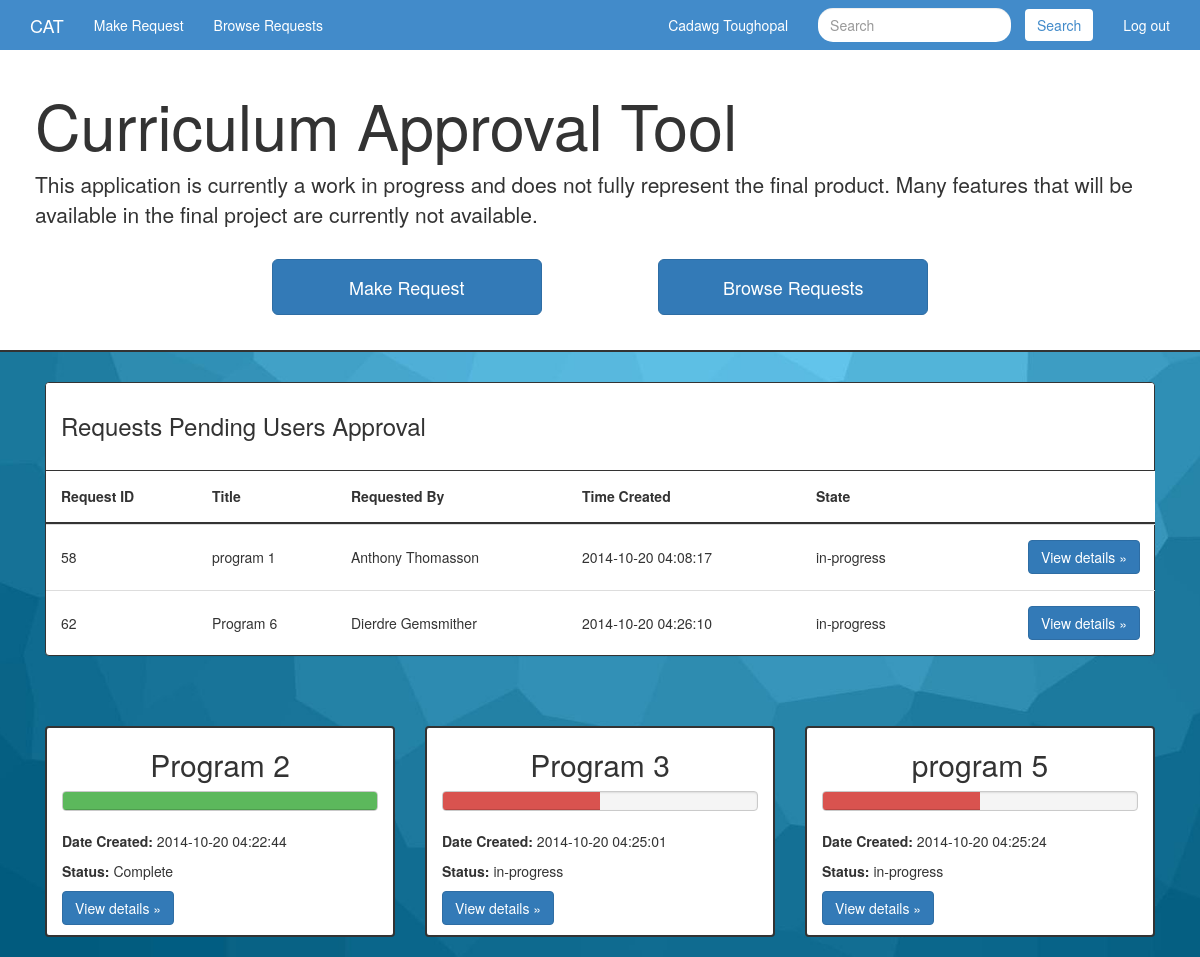
The app's page /Curriculum-Approval-System/index.php (signed in) with its own data.
### tables this page shows
CREATE TABLE `users` (
`userId` int(45) NOT NULL,
  `username` varchar(45) NOT NULL,
  `password` varchar(45) NOT NULL,
  `firstname` varchar(45) DEFAULT NULL,
  `lastname` varchar(45) DEFAULT NULL,
  `faculty` varchar(45) NOT NULL,
  `director` varchar(45) NOT NULL,
  `discipline` varchar(45) NOT NULL,
  `phone` varchar(45) NOT NULL,
  `email` varchar(45) NOT NULL,
  `title` varchar(45) NOT NULL
);

CREATE TABLE `request` (
`id` int(45) NOT NULL,
  `userId` int(45) NOT NULL,
  `creationDate` timestamp NOT NULL DEFAULT CURRENT_TIMESTAMP,
  `state` varchar(45) NOT NULL,
  `currentApprover` tinyint(4) NOT NULL,
  `type` varchar(45) NOT NULL
);

CREATE TABLE `createProgramRequest` (
  `id` int(11) NOT NULL,
  `programName` varchar(500) NOT NULL,
  `term` varchar(500) NOT NULL,
  `rationale` varchar(500) NOT NULL,
  `crossImpact` varchar(500) NOT NULL,
  `studentImpact` varchar(500) NOT NULL,
  `comments` varchar(500) NOT NULL,
  `calendar` varchar(500) NOT NULL,
  `libraryImpact` varchar(500) NOT NULL,
  `itsImpact` varchar(500) NOT NULL
);

### Curriculum-Approval-System/resources/class/userObj.php (the view, shortened to what this page needs)
<?php
class User
{
  private $firstname;
  private $lastname;
  public function loadCurrentUser()
  {
    if(isset($_SESSION['user']) && isset($_SESSION['password']))
    {
      $username = $_SESSION['user'];
      $password = $_SESSION['password'];
    }
    elseif(isset($_COOKIE['user']) && isset($_COOKIE['password']))
    {
      $username = $_COOKIE['user'];
      $password = $_COOKIE['password'];
    }
    if(isset($username) && isset($password))
    {
      $con = mysqli_connect(HOST, USERNAME, PASSWORD, DB_NAME) or die('Failed to connect to database');
      $username = mysqli_real_escape_string($con, $username);
      $result = mysqli_query($con, "SELECT * FROM users WHERE username = '$username'");
      $data = mysqli_fetch_assoc($result);
      if($username == $data["username"] && $password == $data["password"])
      {
        $this->userId = $data['userId'];
        $this->firstname = $data["firstname"];
        $this->lastname = $data["lastname"];
        return TRUE;
      }
      else
        return FALSE;
    }
    return FALSE;
  }
  public function listPendingApprovalRequests()
  {
    $title = "Requests Pending Users Approval";
    $con = mysqli_connect(HOST, USERNAME, PASSWORD, DB_NAME) or die('Failed to connect to database');
    $userId = $this->getUserId();
    $sql = "SELECT users.firstname, users.lastname, request.id, request.type, request.state, request.creationDate, createProgramRequest.programName
                      FROM `request`, `createProgramRequest`, `approval`, `users`
                        WHERE approval.userId = '$userId'
                          AND approval.requestId = request.id
                          AND request.id = createProgramRequest.id
                          AND request.userId = users.userId
                          AND approval.userId != request.userId
                          AND approval.approved = 'Unset'";
    $result = mysqli_query($con, $sql);
    $pendingApprovalRequests = $this->printRequestDataTable($result, $title);
    return $pendingApprovalRequests;
  }
  public function listUsersRequestsBox()
  {
    $con = mysqli_connect(HOST, USERNAME, PASSWORD, DB_NAME) or die('Failed to connect to database');
    $userId = $this->getUserId();
    $sql = "SELECT * FROM `request`, `createProgramRequest`, `users`
                      WHERE request.userId = '$userId'
                        AND request.userId = users.userId
                        AND request.id = createProgramRequest.id";
    $result = mysqli_query($con, $sql);
    $requestsList = $this->printUserRequestsBox($result);
    return $requestsList;
  }
  private function printUserRequestsBox($result)
  {
    $requestsList = '<div class="container requests-regular">';
    while($row = $result->fetch_assoc())
    {
      $percentage = (($row['currentApprover']+1)/(count(unserialize(MAJOR_CHANGE_STACK))))*100;
      $requestsList .=
                        '<div class="col-md-4 col-sm-6">
                            <div class="thumbnail request-thumbnail">
                              <h2>'.$row['programName'].'</h2>
                                <div class="progress request-progress">';
      if($percentage >= 100)
        $requestsList .=
                                  '<div class="progress-bar progress-bar-success" role="progressbar" aria-valuenow="'.$percentage.'" aria-valuemin="0" aria-valuemax="100" style="width: '.$percentage.'%">
                                    <span class="sr-only">'.$percentage.'% Complete</span>
                                  </div>';
      else
        $requestsList .=
                                  '<div class="progress-bar progress-bar-danger" role="progressbar" aria-valuenow="'.$percentage.'" aria-valuemin="0" aria-valuemax="100" style="width: '.$percentage.'%">
                                    <span class="sr-only">'.$percentage.'% Complete</span>
                                  </div>';
      $requestsList .=
                                '</div>
                              <p><strong>Date Created: </strong>'.$row['creationDate'].'</p>
                              <p><strong>Status: </strong>'.$row['state'].'</p>
                              <p><a class="btn btn-primary" href="singleRequest.php?request='.$row['id'].'&type='.$row['type'].'" role="button">View details &raquo;</a></p>
                            </div>
                          </div>';
    }
    $requestsList .= '</div>';
    return $requestsList;
  }
  private function printRequestDataTable($result, $title)
  {
    $pendingApprovalRequests =
                            '<div class="container">
                            <div class="panel panel-default approval-alert">
                              <div class="panel-heading"><h3>'.$title.'<h3></div>
                              <table id="results-table" class="table tablesorter">
                                <thead>
                                  <tr>
                                    <th class="alert-requestId">Request ID</th>
                                    <th class="alert-programName">Title</th>
                                    <th class="alert-creatorName">Requested By</th>
                                    <th class="alert-creationDate">Time Created</th>
                                    <th class="alert-state">State</th>
                                    <th class="alert-viewBtn"></th>
                                  </tr>
                                </thead>
                                <tbody>';
    while($row = $result->fetch_assoc())
    {
      $pendingApprovalRequests .=
                                  '<tr>
                                    <td class="alert-requestId">'.$row['id'].'</td>
                                    <td class="alert-programName">'.$row['programName'].'</td>
                                    <td class="alert-creatorName">'.$row['firstname']." ".$row['lastname'].'</td>
                                    <td class="alert-creationDate">'.$row['creationDate'].'</td>
                                    <td class="alert-state">'.$row['state'].'</td>
                                    <td class="alert-viewBtn"><p><a class="btn btn-primary" href="singleRequest.php?request='.$row['id'].'&type='.$row['type'].'" role="button">View details &raquo;</a></p></td>
                                  </tr>';
    }
    $pendingApprovalRequests .=
                            '</tbody>
                          </table>
                        </div>
                        </div>';
    return $pendingApprovalRequests;
  }
  public function getUserId() { return $this->userId; }
  public function getFirstname() { return $this->firstname; }
  public function getLastname() { return $this->lastname; }
}
?>

### Curriculum-Approval-System/index.php (shortened to what this page needs)
<?php
require_once(TEMPLATES_PATH."header.php");
require_once(TEMPLATES_PATH."navbar.php");
require_once(TEMPLATES_PATH."jumbotron.php");
require_once(CLASS_PATH."userObj.php");
$currentuser = new User($con);
$validUser = $currentuser->loadCurrentUser();
echo createHeader(WEBPAGE_TITLE); ?>
	<body class="main-body">
	<?php
		echo createNavbar($currentuser);
		$message = "This application is currently a work in progress and does not fully
					represent the final product. Many features that will be available in
					the final project are currently not available.";
		echo createNavJumbotron(WEBPAGE_TITLE, $message);
		echo $currentuser->listPendingApprovalRequests();
		echo $currentuser->listUsersRequestsBox();
	?>
	</body>
</html>

### Curriculum-Approval-System/resources/templates/header.php
<?php
function createHeader($title)
{
   $header = '<!DOCTYPE html>
              <html lang="en">
                  <head>
                    <link rel="stylesheet" href="'.BOOTSTRAP.'">
                    <script src="'.JQUERY.'"></script>
                    <link rel="stylesheet" type="text/css" href="'.PLUGINS_PATH.'slick/slick.css"/>
                    <link rel="stylesheet" type="text/css" href="'.PLUGINS_PATH.'TableSort/style.css"/>
                    <link rel="stylesheet" type="text/css" media="screen" href="'.PLUGINS_PATH.'validetta/validetta.css" >
                    <link href="'.CSS_PATH.'custom.css" rel="stylesheet">
                    <script type="text/javascript" src="'.PLUGINS_PATH.'TableSort/tsort.min.js"></script>
                    <script type="text/javascript" src="'.PLUGINS_PATH.'slick/slick.min.js"></script>
                    <script type="text/javascript" src="'.PLUGINS_PATH.'validetta/validetta.js"></script>
                    <meta charset="utf-8">
                    <meta http-equiv="X-UA-Compatible" content="IE=edge">
                    <meta name="viewport" content="width=device-width, initial-scale=1">
                    <title>'.$title.'</title>
                  </head>';
    return $header;
}
?>

### Curriculum-Approval-System/resources/templates/navbar.php
<?php
function createNavbar($currentuser)
{
  $navbar = '<div class="navbar navbar-blue navbar-static-top" role="navigation">
              <div class="container">
              <div class="navbar-header">
                <a class="navbar-brand" href="index.php">CAT</a>
              </div>
              <div class="collapse navbar-collapse">
                <ul class="nav navbar-nav navbar-left navbar-menu">
                  <li class="active"><a href="generalNav.php?makeRequest=makeRequest">Make Request</a></li>
                  <li><a href="search.php?view=all">Browse Requests</a></li>
                </ul>
                <ul class="nav navbar-nav navbar-right current-user">
                  <li class="logout-btn">
                    <a href="index.php?logout=true">Log out</a>
                  </li>
                </ul>
                <form class="navbar-form navbar-right" action="search.php" method="GET" role="search">
                  <div class="form-group">
                    <input name="searchParam" type="text" class="form-control search-nav" placeholder="Search">
                    <button type="submit" class="btn btn-default search-btn">Search</button>
                  </div>
                </form>
                <ul class="nav navbar-nav navbar-right current-user">
                   <li>
                      <span>'.
                        $currentuser->getFirstname().' '.$currentuser->getLastname()
                      .'</span>
                    </li>
                </ul>
              </div>
              </div>
            </div>';
  return $navbar;
}
?>

### Curriculum-Approval-System/resources/templates/jumbotron.php (shortened to what this page needs)
<?php
function createNavJumbotron($title, $message)
{
  $jumbotron =  '<div class="jumbotron custom-jumbotron">
                  <div class="container">
                    <h1>'.$title.'</h1>
                    <p>'.$message.'</p>
                    <div class="row">
                      <div class="col-md-2 col-sm-1"></div>
                      <div class="col-md-4 col-sm-5 nav-btn-col">
                        <p><a class="btn btn-primary btn-lg jumbotron-nav-btn" href="generalNav.php?makeRequest=makeRequest" role="button">Make Request</a></p>
                      </div>
                      <div class="col-md-4 col-sm-5 nav-btn-col">
                        <p><a class="btn btn-primary btn-lg jumbotron-nav-btn" href="search.php?view=all" role="button">Browse Requests</a></p>
                      </div>
                      <div class="col-md-2 col-sm-1 col-xs-1"></div>
                    </div>
                  </div>
                </div>';
  return $jumbotron;
}
?>

### Curriculum-Approval-System/resources/css/custom.css (style rules this page uses)
.navbar-blue { background-color: #428bca; border-bottom: none; margin-bottom: 0px; }
.navbar-nav a, .navbar-brand, .navbar-brand:hover { color: white; }
.current-user span { display: block; padding: 15px; color: white; }
.search-nav { border: none; border-radius: 15px; }
.search-btn { color: #428bca; border: none; margin-left: 10px; }
.custom-jumbotron { padding: 20px; border-bottom: 2px solid #333333; background-color: white; }
.nav-btn-col { text-align: center; margin-top: 15px; }
.jumbotron-nav-btn { padding: 15px; margin-top: 0px; font-size: 18px; width: 270px; }
.requests-regular { margin-top: 50px; }
.request-thumbnail { padding: 0 15px; text-align: center; background-color: white; border: 2px solid #333333; }
.request-thumbnail p { text-align: left; }
.request-progress { border: 1px solid #CACACA; }
.approval-alert { background-color: white; border: 1px solid #333333; margin-left: 15px; margin-right: 15px; }
.approval-alert .panel-heading { background-color: white; border-bottom: 1px solid #333333; }
.approval-alert thead tr { background-color: white; border-bottom: 2px solid #333333; }
.approval-alert th, .approval-alert td { padding: 15px !important; vertical-align: middle !important; border: none; border-bottom: 0px solid #333333 !important; }
.approval-alert a { float: right; }
.main-body { background: url(../img/background/main.jpg) no-repeat center center fixed; -webkit-background-size: cover; -moz-background-size: cover; -o-background-size: cover; background-size: cover; }
h1, h2, h3 { font-weight: 200; }

### records on screen
users: firstname "Cadawg", lastname "Toughopal"
request: id "58", createprogramrequest.programName "program 1", userId.firstname "Anthony", userId.lastname "Thomasson", creationDate "2014-10-20 04:08:17", state "in-progress"
request: id "62", createprogramrequest.programName "Program 6", userId.firstname "Dierdre", userId.lastname "Gemsmither", creationDate "2014-10-20 04:26:10", state "in-progress"
request: createprogramrequest.programName "Program 2", $percentage 100 (drawn), creationDate "2014-10-20 04:22:44", state "Complete"
request: createprogramrequest.programName "Program 3", $percentage 50 (drawn), creationDate "2014-10-20 04:25:01", state "in-progress"
request: createprogramrequest.programName "program 5", $percentage 50 (drawn), creationDate "2014-10-20 04:25:24", state "in-progress"

### other values on screen
$title "Curriculum Approval Tool"
$message "This application is currently a work in progress and does not fully represent the final product. Many features that will be available in the final project are currently not available."
$title "Requests Pending Users Approval"
